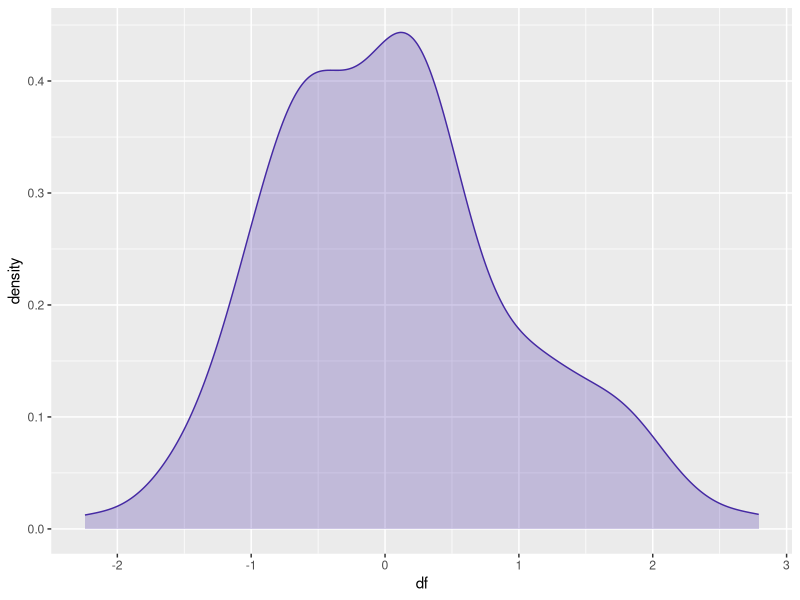

Write R code to recreate this figure.
## ---- chunk 1
suppressPackageStartupMessages({
  library(tidyverse)})
## ---- chunk 2
# Generate dataset
set.seed(2387)
df <- rnorm(n = 150, mean = 0, sd = 1)
## ---- chunk 3
ggplot(data_frame(df = df), aes(df)) + 
  geom_density(fill = "#4529A3", color = "#4529A3", alpha = 0.25)
## ---- chunk 4
# show function/s with all their attributes
df <- pnorm(c(-2.75, -1.25, 0, 1.25, 2.75))
## ---- chunk 5
# Visualize/print output
